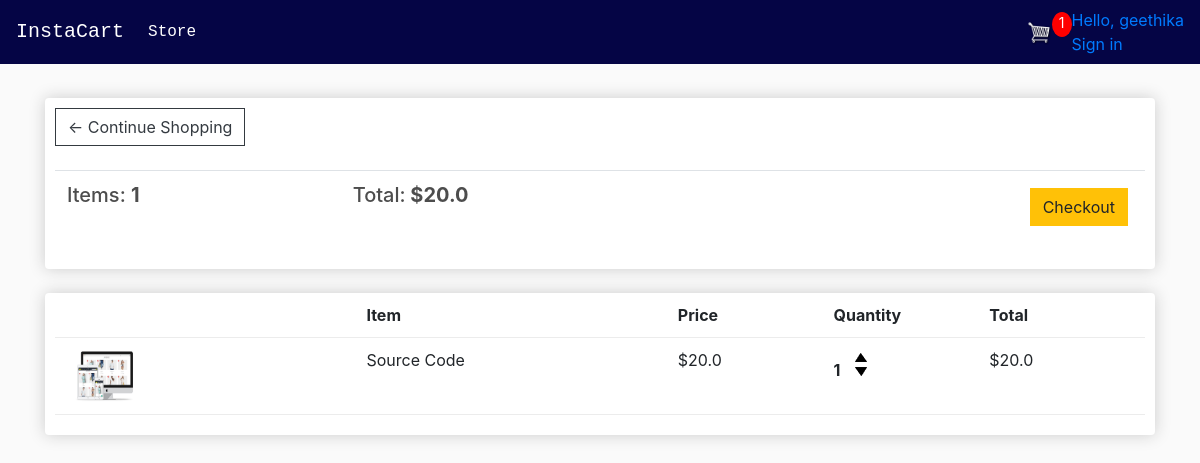
The app's page /cart/ (signed in) with its own data.
### store/models.py (models this page shows, shortened)
class Order(models.Model):
    customer = models.ForeignKey(Customer, on_delete=models.SET_NULL, null=True, blank=True)
    date_ordered = models.DateTimeField(auto_now_add=True)
    complete = models.BooleanField(default=False)
    transaction_id = models.CharField(max_length=100, null=True)
    @property
    def get_cart_total(self):
        orderitems = self.orderitem_set.all()
        total = sum([item.get_total for item in orderitems])
        return total
    @property
    def get_cart_items(self):
        orderitems = self.orderitem_set.all()
        total = sum([item.quantity for item in orderitems])
        return total

class OrderItem(models.Model):
    product = models.ForeignKey(Product, on_delete=models.SET_NULL, null=True)
    order = models.ForeignKey(Order, on_delete=models.SET_NULL, null=True)
    quantity = models.IntegerField(default=0, null=True, blank=True)
    date_added = models.DateTimeField(auto_now_add=True)
    @property
    def get_total(self):
        total = self.product.price * self.quantity
        return total

class Product(models.Model):
    name = models.CharField(max_length=200)
    price = models.FloatField()
    digital = models.BooleanField(default=False, null=True, blank=True)
    image = models.ImageField(null=True, blank=True)
    @property
    def imageURL(self):
        try:
            url = self.image.url
        except:
            url = ''
        return url

### store/views.py (the view)
# urls.py: path('cart/', views.cart, name="cart"),
def cart(request):
    data = cartData(request)
    cartItems = data['cartItems']
    order = data['order']
    items = data['items']
    context = {'items': items, 'order': order, 'cartItems': cartItems}
    return render(request, 'store/cart.html', context)

### store/utils.py (called while the page is built)
def cartData(request):
    if request.user.is_authenticated:
        customer = request.user.customer
        order, created = Order.objects.get_or_create(customer=customer, complete=False)
        items = order.orderitem_set.all()
        cartItems = order.get_cart_items
    else:
        cookieData = cookieCart(request)
        cartItems = cookieData['cartItems']
        order = cookieData['order']
        items = cookieData['items']
    return {'cartItems': cartItems, 'order': order, 'items': items}

### store/templates/store/cart.html
{% extends 'store/main.html' %}
{% load static %}
{% block content %}
<div class="row">
	<div class="col-lg-12">
		<div class="box-element">
	<a  class="btn btn-outline-dark" href="{% url 'store' %}">&#x2190; Continue Shopping</a>
	<br>
	<br>
	<table class="table">
		<tr>
			<th><h5>Items: <strong>{{order.get_cart_items}}</strong></h5></th>
			<th><h5>Total:<strong> ${{order.get_cart_total}}</strong></h5></th>
			<th>
				<a  style="float:right; margin:5px;" class="btn btn-warning" href="{% url 'checkout' %}">Checkout</a>
			</th>
		</tr>
	</table>
</div>
<br>
<div class="box-element">
	<div class="cart-row">
		<div style="flex:2"></div>
		<div style="flex:2"><strong>Item</strong></div>
		<div style="flex:1"><strong>Price</strong></div>
		<div style="flex:1"><strong>Quantity</strong></div>
		<div style="flex:1"><strong>Total</strong></div>
	</div>
	{% for item in items %}
	<div class="cart-row">
		<div style="flex:2"><img class="row-image" src="{{item.product.imageURL}}"></div>
		<div style="flex:2"><p>{{item.product.name}}</p></div>
		<div style="flex:1"><p>${{item.product.price}}</p></div>
		<div style="flex:1">
			<p class="quantity">{{item.quantity}}</p>
			<div class="quantity">
				<img data-product="{{item.product.id}}" data-action="add" class="chg-quantity update-cart" src="{% static  'images/arrow-up.png' %}">
				<img data-product="{{item.product.id}}" data-action="remove" class="chg-quantity update-cart" src="{% static  'images/arrow-down.png' %}">
			</div>
		</div>
   <div style="flex:1"><p>${{item.get_total}}</p></div>
</div>
	{% endfor %}
</div>
</div>
</div>
{% endblock content %}

### store/templates/store/main.html (shortened to what this page needs)
<!DOCTYPE html>
{% load static %}
<html>
<head>
	<link rel="stylesheet" href="https://stackpath.bootstrapcdn.com/bootstrap/4.4.1/css/bootstrap.min.css">
	<link rel="stylesheet" type="text/css" href="{% static 'css/main.css' %}">
</head>
<body>
    <nav class="navbar navbar-expand-lg navbar-dark" style="background-color: #050545;">
  <a class="navbar-brand" style=" font-family:Andale Mono, monospace; " href="{% url 'store' %}">InstaCart</a>
  <div class="collapse navbar-collapse" id="navbarSupportedContent">
    <ul class="navbar-nav mr-auto">
      <li class="nav-item active">
        <a class="nav-link" style=" font-family:Andale Mono, monospace;" href="{% url 'store' %}">Store <span class="sr-only">(current)</span></a>
      </li>
    </ul>
    <div class="form-inline my-2 my-lg-0">
        <a href="{% url 'cart' %}">
    		<img  id="cart-icon" src="{% static 'images/cart.png' %}">
    	</a>
    	<p id="cart-total">{{cartItems}}</p>
    </div>
  </div>
        <a href="{% url 'logout' %}">
            <div class="nav-line-1-container" style="font-color:#ffffff
            margin-right: 20px;"><span class="hello-msg">Hello, {{request.user}}</span></div>
            <span class="nav-line-2 ">Sign in
            </span>
        </a>
</nav>
         <div class="container">
                <br>
                {% block content %}
                 {% endblock content %}
         </div>
</body>
</html>

### static/css/main.css (style rules this page uses)
body { background-color: hsl(0, 0%, 98%); }
h1,h2,h3,h4,h5,h6 { color:hsl(0, 0%, 30%); }
.box-element { box-shadow:hsl(0, 0%, 80%) 0 0 16px; background-color: #fff; border-radius: 4px; padding: 10px; }
#cart-icon { width:25px; display: inline-block; margin-left: 15px; }
#cart-total { display: block; text-align: center; color:#fff; background-color: red; width: 20px; height: 25px; border-radius: 50%; font-size: 14px; }
.col-lg-4, .col-lg-6, .col-lg-8, .col-lg-12 { margin-top: 10px; }
.btn { border-radius: 0; }
.row-image { width: 100px; }
.cart-row { display: flex; align-items: flex-stretch; padding-bottom: 10px; margin-bottom: 10px; border-bottom: 1px solid #ececec; }
.quantity { display: inline-block; font-weight: 700; padding-right:10px; }
.chg-quantity { width: 12px; cursor: pointer; display: block; margin-top: 5px; transition:.1s; }

### records on screen
Order: get_cart_items "1", get_cart_total "20.0"
OrderItem: product.imageURL (picture), product.name "Source Code", product.price "20.0", quantity "1", get_total "20.0"

### other values on screen
{{ cartItems }} "1"
{{ request.user }} "geethika"
